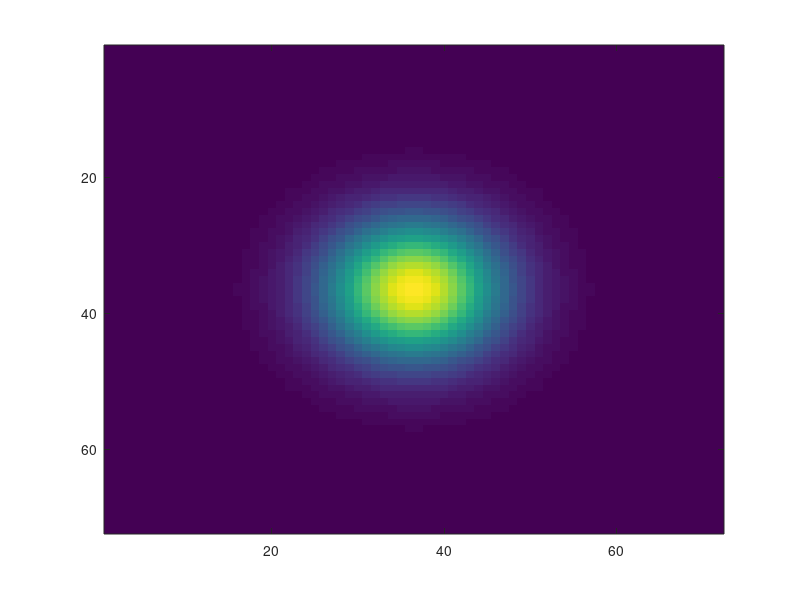
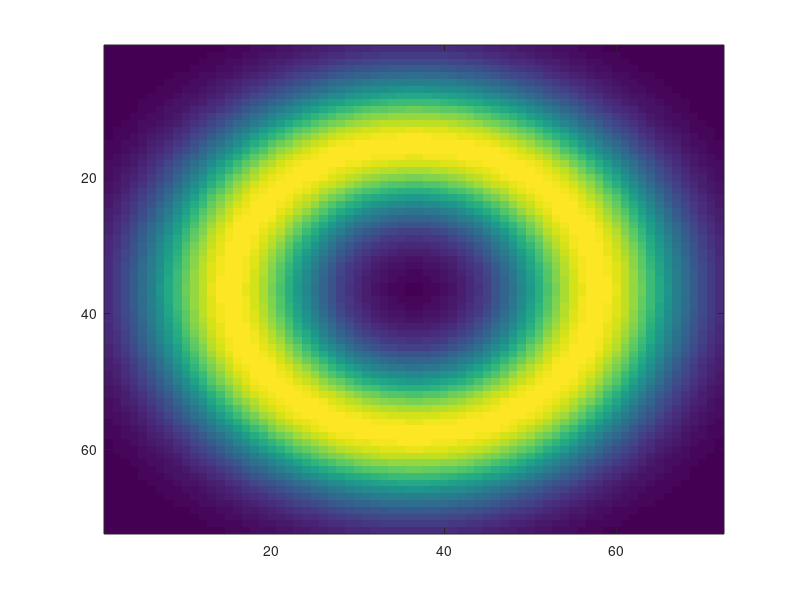
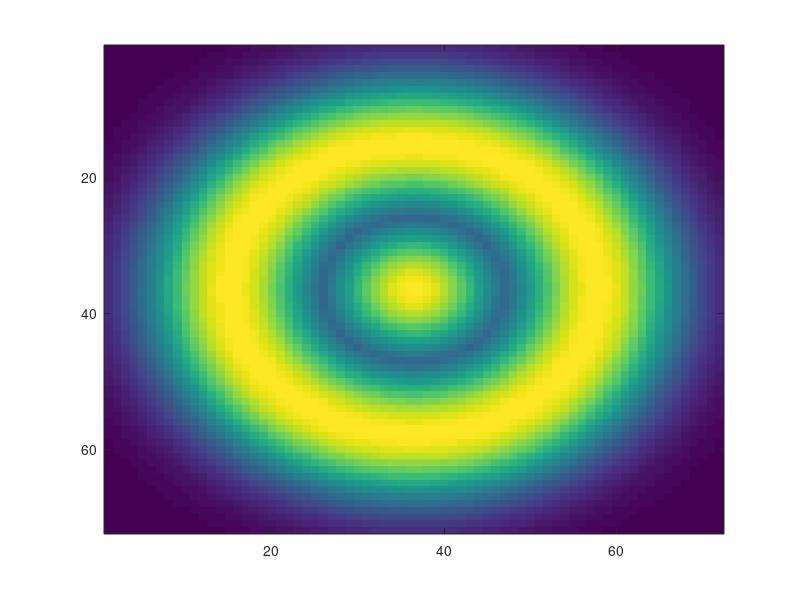

Write the MATLAB code that produced these figures, in order. (Note: this script raises an error after producing the figures.)
clear all
duration = 1;
framerate = 60;
targDur = 0.033;
maskDur = 0.033;
soa = [0 33 66 100]/1000;

sigma = 5; %width of targ / annulus (deg)
r = 15; % radius of annulus (deg)
radius =r;
binarize = 0;

targDur = round(targDur*framerate); maskDur = round(maskDur*framerate); soa = round(soa*framerate);

deltaTheta = [ 0 pi/2];
targSF = [0 0.04 0.16];
maskSF = [0 0.04 0.16];
phases = linspace(0,2*pi,7);
phases= phases(1:end-1);
nx=2; ny=1;

nrep = length(soa)*length(deltaTheta)*length(targSF)*length(maskSF)*length(phases)*nx

totalduration = nrep*duration
   
xsz = 128;
ysz = xsz*9/16;
dist = 25;
width = 50;
widthdeg = 2*atand(0.5*width/dist)
degperpix = widthdeg/xsz

blockwidth = ysz;

xposRange = [1 xsz - blockwidth];
yposRange  = 1;


[x y] =meshgrid(1:blockwidth,1:blockwidth);
xgrid=(x-mean(x(:)));; ygrid=(y-mean(y(:)));
x = xgrid*degperpix; y=ygrid*degperpix;
gaussian = (exp(-0.5*(x.^2 +y.^2)/sigma^2));
if binarize
    gaussian(gaussian<exp(-1))=0;
end
dist = sqrt(x.^2 + y.^2);
mask  = exp((-0.5*(dist-r).^2) / sigma^2);
figure
imagesc(gaussian,[ 0 1]);
figure
imagesc(mask,[0 1]);


figure
imagesc(max(gaussian,mask),[0 1])
moviedata = zeros(xsz,ysz,totalduration*framerate);
for r = 1:nrep
   r
   sf(r,:) = [listPick(targSF) listPick(maskSF)];
    theta(r) = rand(1)*2*pi;
    dOri(r) = listPick(deltaTheta); 
    lag(r) = listPick(soa);
    xpos(r) =listPick(xposRange);
    ypos(r) = yposRange(1);
    ph = (x*cos(theta(r)) + y*sin(theta(r)))*2*pi*sf(r,1) + rand*2*pi;
    xr = xpos(r):xpos(r)+blockwidth-1; yr = ypos(r):ypos(r)+blockwidth-1; tr = (r-1)*duration*framerate;
   if sf(r,1)>0
    for t = 1:targDur;
        frame = cos(ph).*gaussian;
        moviedata(xr, yr,tr +t) = moviedata(xr, yr,tr +t)  + frame;
    end
   end
      ph = (x*cos(theta(r)+dOri(r)) + y*sin(theta(r)+dOri(r)))*2*pi*sf(r,2) + rand*2*pi;

     if sf(r,2)>0
    for t = 1:maskDur;
        frame = cos(ph).*mask;
        moviedata(xr, yr,tr +t + lag(r)) = moviedata(xr, yr,tr +t+lag(r))  + frame;
    end
     end
end
moviedata(abs(moviedata)<(1/128))=0;
moviedata =uint8(floor(moviedata*128 + 128));



figure
for i = 1:16;
    subplot(4,4,i);
    imagesc(moviedata(:,:,i)',[0 255]); colormap gray; axis equal
end

figure
for i = 1:length(moviedata)/40
imshow(moviedata(:,:,i));
drawnow
end
save metamask2sf2theta4soa15min moviedata xpos ypos maskDur targDur sf lag theta dOri framerate duration  nx ny sigma radius
